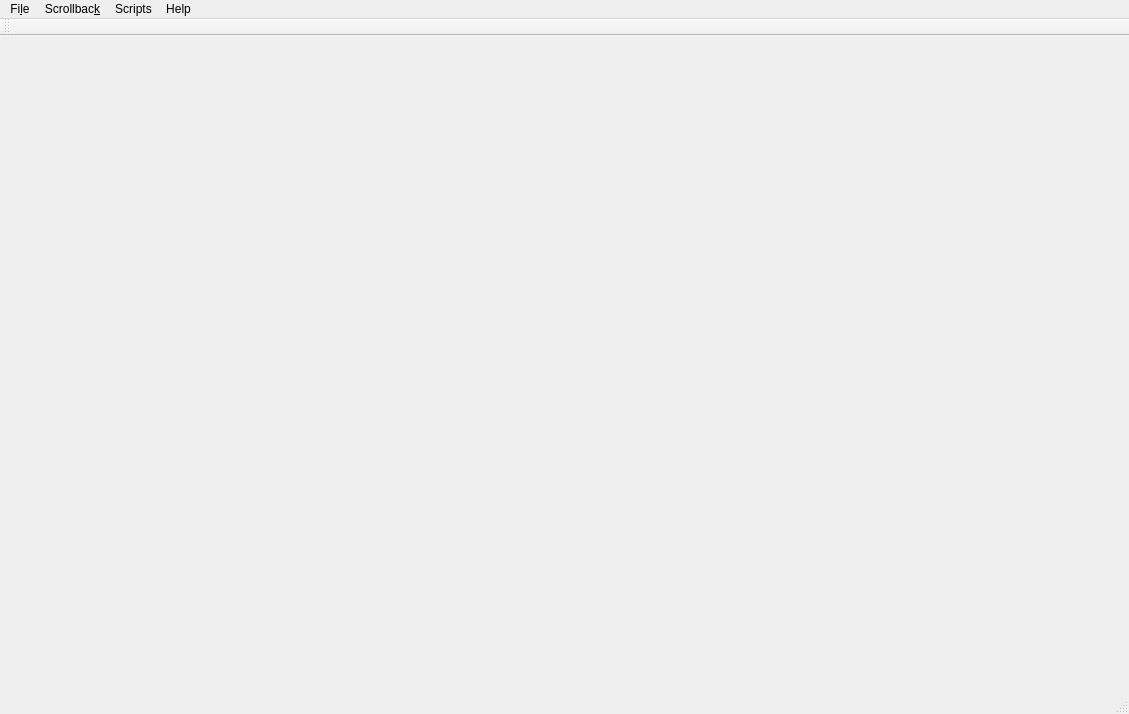
<?xml version="1.0" encoding="UTF-8"?>
<ui version="4.0">
 <class>MainWindow</class>
 <widget class="QMainWindow" name="MainWindow">
  <property name="geometry">
   <rect>
    <x>0</x>
    <y>0</y>
    <width>1129</width>
    <height>714</height>
   </rect>
  </property>
  <property name="windowTitle">
   <string>Grumpy IRC</string>
  </property>
  <property name="windowIcon">
   <iconset resource="embedded.qrc">
    <normaloff>:/icons/img/grumpy_logo.png</normaloff>:/icons/img/grumpy_logo.png</iconset>
  </property>
  <widget class="QWidget" name="centralWidget"/>
  <widget class="QMenuBar" name="menuBar">
   <property name="geometry">
    <rect>
     <x>0</x>
     <y>0</y>
     <width>1129</width>
     <height>22</height>
    </rect>
   </property>
   <widget class="QMenu" name="menuFile">
    <property name="title">
     <string>Fi&amp;le</string>
    </property>
    <addaction name="actionOpen_window"/>
    <addaction name="actionPreferences"/>
    <addaction name="actionProxy"/>
    <addaction name="actionEnable_proxy"/>
    <addaction name="separator"/>
    <addaction name="actionConnect"/>
    <addaction name="actionFavorites"/>
    <addaction name="separator"/>
    <addaction name="actionExit"/>
   </widget>
   <widget class="QMenu" name="menuHelp">
    <property name="title">
     <string>Help</string>
    </property>
    <addaction name="actionAbout"/>
   </widget>
   <widget class="QMenu" name="menuScrollback">
    <property name="title">
     <string>Scrollbac&amp;k</string>
    </property>
    <addaction name="actionLoad_more_items_from_remote"/>
    <addaction name="actionToggle_secret"/>
    <addaction name="actionExport_to_html"/>
    <addaction name="actionExport_to_plain_text"/>
   </widget>
   <widget class="QMenu" name="menuScripts">
    <property name="title">
     <string>Scripts</string>
    </property>
    <addaction name="actionScript_manager"/>
   </widget>
   <addaction name="menuFile"/>
   <addaction name="menuScrollback"/>
   <addaction name="menuScripts"/>
   <addaction name="menuHelp"/>
  </widget>
  <widget class="QToolBar" name="mainToolBar">
   <attribute name="toolBarArea">
    <enum>TopToolBarArea</enum>
   </attribute>
   <attribute name="toolBarBreak">
    <bool>false</bool>
   </attribute>
  </widget>
  <widget class="QStatusBar" name="statusBar">
   <property name="statusTip">
    <string/>
   </property>
  </widget>
  <action name="actionConnect">
   <property name="text">
    <string>&amp;Connect</string>
   </property>
   <property name="shortcut">
    <string>Alt+C</string>
   </property>
  </action>
  <action name="actionExit">
   <property name="text">
    <string>&amp;Exit</string>
   </property>
  </action>
  <action name="actionPreferences">
   <property name="text">
    <string>&amp;Preferences</string>
   </property>
  </action>
  <action name="action">
   <property name="text">
    <string>-</string>
   </property>
  </action>
  <action name="actionAbout">
   <property name="text">
    <string>&amp;About</string>
   </property>
  </action>
  <action name="actionResync">
   <property name="text">
    <string>Resync</string>
   </property>
  </action>
  <action name="actionLoad_more_items_from_remote">
   <property name="text">
    <string>&amp;Load more items from remote</string>
   </property>
   <property name="shortcut">
    <string>Ctrl+M</string>
   </property>
  </action>
  <action name="actionOpen_window">
   <property name="text">
    <string>&amp;Open new grumpy window</string>
   </property>
   <property name="shortcut">
    <string>Alt+N</string>
   </property>
  </action>
  <action name="actionFavorites">
   <property name="text">
    <string>&amp;Favorites</string>
   </property>
   <property name="visible">
    <bool>false</bool>
   </property>
  </action>
  <action name="actionToggle_secret">
   <property name="text">
    <string>&amp;Secured input</string>
   </property>
   <property name="shortcut">
    <string>Ctrl+Alt+S</string>
   </property>
  </action>
  <action name="actionProxy">
   <property name="text">
    <string>Proxy</string>
   </property>
  </action>
  <action name="actionEnable_proxy">
   <property name="checkable">
    <bool>true</bool>
   </property>
   <property name="text">
    <string>Enable proxy</string>
   </property>
  </action>
  <action name="actionExport_to_html">
   <property name="text">
    <string>Export to html</string>
   </property>
  </action>
  <action name="actionExport_to_plain_text">
   <property name="text">
    <string>Export to plain text</string>
   </property>
  </action>
  <action name="actionScript_manager">
   <property name="text">
    <string>Script manager</string>
   </property>
  </action>
 </widget>
 <layoutdefault spacing="6" margin="11"/>
 <resources>
  <include location="embedded.qrc"/>
 </resources>
 <connections/>
</ui>
